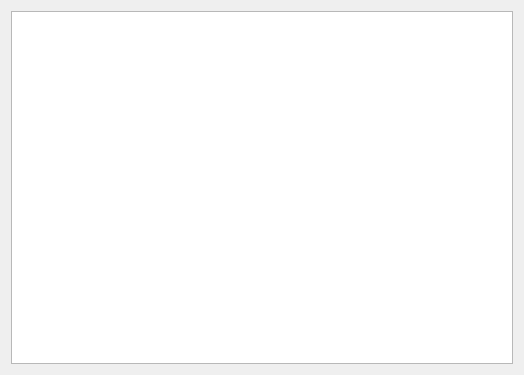
<?xml version="1.0" encoding="UTF-8"?>
<ui version="4.0">
 <class>Dialog</class>
 <widget class="QDialog" name="Dialog">
  <property name="geometry">
   <rect>
    <x>0</x>
    <y>0</y>
    <width>524</width>
    <height>375</height>
   </rect>
  </property>
  <property name="windowTitle">
   <string>Dialog</string>
  </property>
  <layout class="QGridLayout" name="gridLayout">
   <item row="0" column="0">
    <widget class="QTableView" name="tableView"/>
   </item>
  </layout>
 </widget>
 <resources/>
 <connections/>
</ui>
